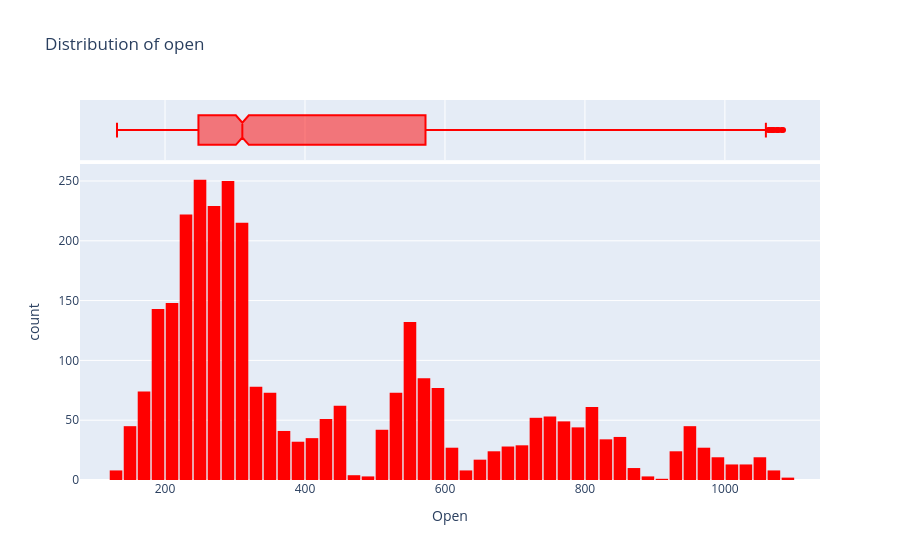

Here is the notebook cell this chart was saved with:
### Code cell
fig = px.histogram(google, x='Open', marginal='box', color_discrete_sequence=['red'], title='Distribution of open')
fig.update_layout(bargap=0.1)

### Figure 1 — Plotly figure (JSON) as saved in the notebook; plotly's stock layout.template omitted (floating-point values rounded to 4 significant figures; data arrays with more than 128 entries replaced by an {"elided": "..."} marker saying what was removed)
{"data": [{"alignmentgroup": "True", "bingroup": "x", "hovertemplate": "Open=%{x}<br>count=%{y}<extra></extra>", "legendgroup": "", "marker": {"color": "red", "pattern": {"shape": ""}}, "name": "", "offsetgroup": "", "orientation": "v", "showlegend": false, "type": "histogram", "x": {"elided": "3019 float values"}, "xaxis": "x", "yaxis": "y"}, {"alignmentgroup": "True", "hovertemplate": "Open=%{x}<extra></extra>", "legendgroup": "", "marker": {"color": "red"}, "name": "", "notched": true, "offsetgroup": "", "showlegend": false, "type": "box", "x": {"elided": "3019 float values"}, "xaxis": "x2", "yaxis": "y2"}], "layout": {"bargap": 0.1, "barmode": "relative", "legend": {"tracegroupgap": 0}, "title": {"text": "Distribution of open"}, "xaxis": {"anchor": "y", "domain": [0, 1], "title": {"text": "Open"}}, "xaxis2": {"anchor": "y2", "domain": [0, 1], "matches": "x", "showgrid": true, "showticklabels": false}, "yaxis": {"anchor": "x", "domain": [0, 0.8316], "title": {"text": "count"}}, "yaxis2": {"anchor": "x2", "domain": [0.8416, 1], "matches": "y2", "showgrid": false, "showline": false, "showticklabels": false, "ticks": ""}}}
